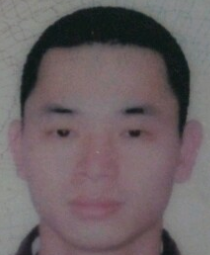
#> input picture opencv_face/data/3.png, 210 x 255 px
$ python __init__.py
#> lines starting #> are read from the running program, lines starting #| are printed output that depends on the picture


import cv2
import numpy as np
# from find_obj import filter_matches,explore_match
from matplotlib import pyplot as plt

# help(cv2)


def getSift():
    img1 = cv2.imread('data/3.png')
#> img1 is the input picture: shape (255, 210, 3); mean B, G, R 100.9, 98.2, 108.4
    img2 = cv2.imread('data/4.png')
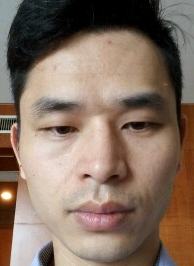
#> input picture opencv_face/data/4.png, 194 x 266 px
#> img2 is the input picture: shape (266, 194, 3); mean B, G, R 98.4, 112.4, 132.3
    gray1=cv2.cvtColor(img1, cv2.COLOR_BGR2BGRA)
    gray2=cv2.cvtColor(img2, cv2.COLOR_BGR2BGRA)
    sift = cv2.xfeatures2d.SIFT_create()
    kp1, des1 = sift.detectAndCompute(gray1, None)
#> kp1 = 17 keypoints; strongest (x, y, size): (66, 33, 25.9), (34, 234, 7.8), (135, 133, 6.5), (63, 133, 6.9)
    kp2, des2 = sift.detectAndCompute(gray2, None)
#> kp2 = 120 keypoints; strongest (x, y, size): (7, 195, 6.4), (86, 176, 3.4), (63, 130, 7.5), (93, 68, 50.8)

    matches = cv2.BFMatcher().knnMatch(des1,des2,k=2)
#> matches = 17 matches


# [6 lines of commented-out code are left out]
    print(len(matches))
#| 17

    good = []
    for m,n in matches:
        if m.distance < 0.7*n.distance:
            print(m, n)
            good.append(m)
#> this loop made 17 passes
#> after the loop, good = []
    print(len(good))
#| 0

    img3 = cv2.drawMatchesKnn(img1, kp1, img2, kp2, good, None, flags=2)
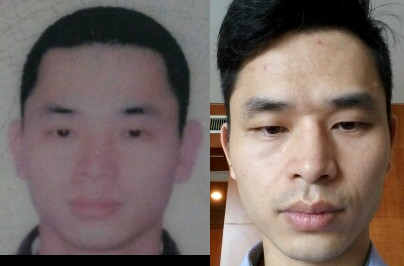
#> img3: shape (266, 404, 3); mean B, G, R 97.5, 102.9, 117.6
#     cv2.draw
    plt.imshow(img3)
    plt.show()

# [6 lines of commented-out code are left out]

getSift()
